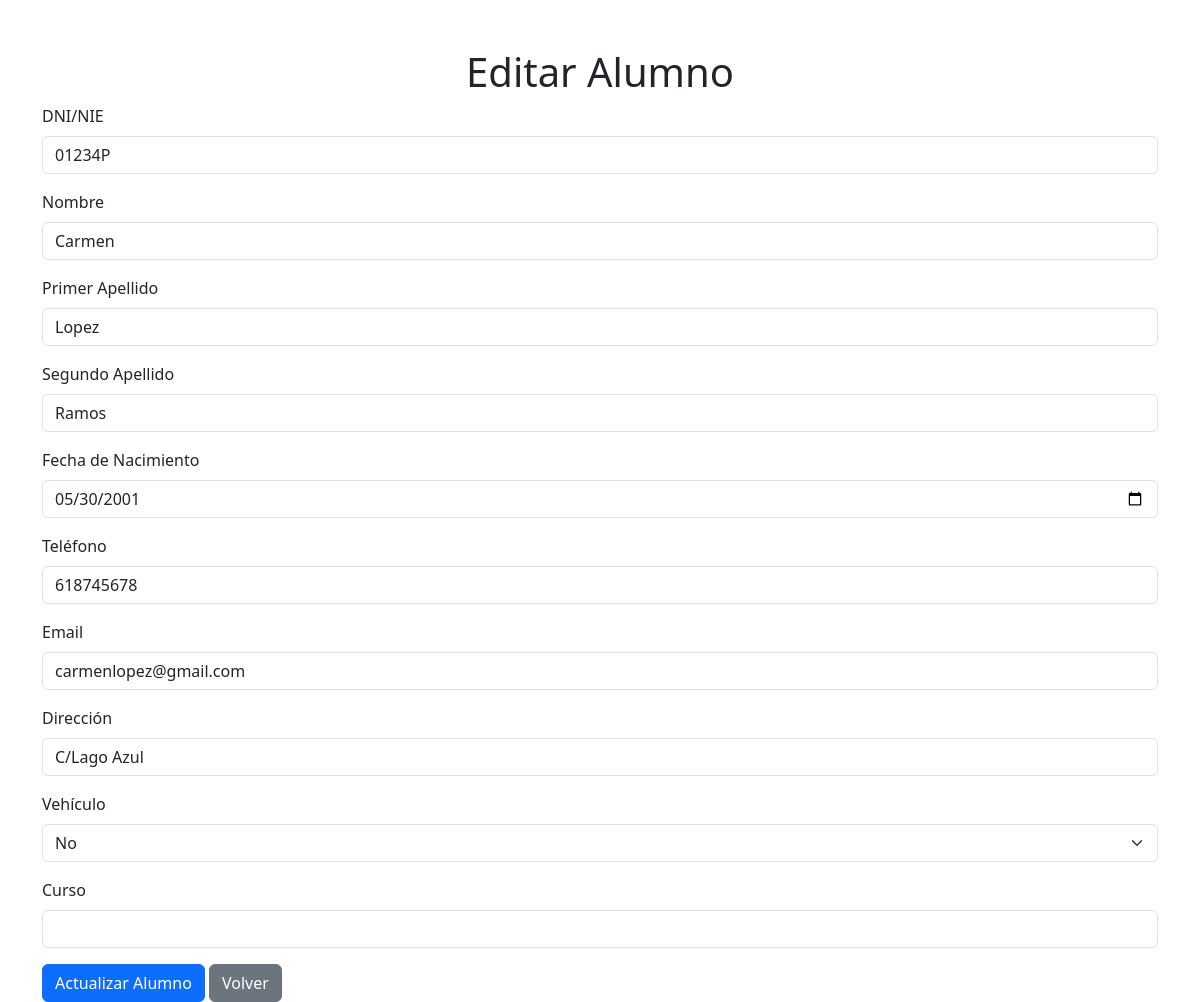
/code/gestionAlumno.php?dni_nie=01234P, run on the app's committed database.
### tables this page shows
CREATE TABLE alumnos (
	dni_nie char(9) PRIMARY KEY,
	nombre VARCHAR(100) not null,
	apellido1 VARCHAR(100) not null,
	apellido2 VARCHAR(100),
	fecha_nacimiento DATE,
	telefono VARCHAR(50),
	email VARCHAR(255),
	direccion VARCHAR(255),
	vehiculo ENUM('Si','No'),
	clase enum('2º DAM', '1º DAM', '2º SMR', '1º SMR'),
	dni_tutor CHAR(9),
	id_empresa int UNSIGNED,
	FOREIGN KEY (id_empresa) REFERENCES empresas(id),
	FOREIGN KEY (dni_tutor) REFERENCES profesores(dni_nie) ON DELETE SET NULL ON UPDATE CASCADE
);

### code/gestionAlumno.php (the view, shortened to what this page needs)
<?php
require 'conexion.php';
$editing = false;
$alumno = null;
if (isset($_GET['dni_nie'])) {
    $editing = true;
    $dni_nie = $_GET['dni_nie'];
    $query = "SELECT * FROM alumnos WHERE dni_nie = ?";
    $stmt = $mysqli->prepare($query);
    $stmt->bind_param("s", $dni_nie);
    $stmt->execute();
    $result = $stmt->get_result();
    $alumno = $result->fetch_assoc();
}
?>
<!DOCTYPE html>
<html lang="es">
<head>
    <link rel="stylesheet" href="https://cdn.jsdelivr.net/npm/bootstrap@5.3.0/dist/css/bootstrap.min.css">
</head>
<body>
    <div class="container mt-5">
        <h1 class="text-center"><?php echo $editing ? 'Editar' : 'Crear'; ?> Alumno</h1>
        <form method="POST" action="">
            <div class="mb-3">
                <label for="dni_nie" class="form-label">DNI/NIE</label>
                <input type="text" class="form-control" id="dni_nie" name="dni_nie" maxlength="9" value="<?php echo $editing ? htmlspecialchars($alumno['dni_nie']) : ''; ?>" required>
            </div>
            <div class="mb-3">
                <label for="nombre" class="form-label">Nombre</label>
                <input type="text" class="form-control" id="nombre" name="nombre" value="<?php echo $editing ? htmlspecialchars($alumno['nombre']) : ''; ?>" required>
            </div>
            <div class="mb-3">
                <label for="apellido1" class="form-label">Primer Apellido</label>
                <input type="text" class="form-control" id="apellido1" name="apellido1" value="<?php echo $editing ? htmlspecialchars($alumno['apellido1']) : ''; ?>" required>
            </div>
            <div class="mb-3">
                <label for="apellido2" class="form-label">Segundo Apellido</label>
                <input type="text" class="form-control" id="apellido2" name="apellido2" value="<?php echo $editing ? htmlspecialchars($alumno['apellido2']) : ''; ?>">
            </div>
            <div class="mb-3">
                <label for="fecha_nacimiento" class="form-label">Fecha de Nacimiento</label>
                <input type="date" class="form-control" id="fecha_nacimiento" name="fecha_nacimiento" value="<?php echo $editing ? htmlspecialchars($alumno['fecha_nacimiento']) : ''; ?>">
            </div>
            <div class="mb-3">
                <label for="telefono" class="form-label">Teléfono</label>
                <input type="tel" class="form-control" id="telefono" name="telefono" value="<?php echo $editing ? htmlspecialchars($alumno['telefono']) : ''; ?>">
            </div>
            <div class="mb-3">
                <label for="email" class="form-label">Email</label>
                <input type="email" class="form-control" id="email" name="email" value="<?php echo $editing ? htmlspecialchars($alumno['email']) : ''; ?>">
            </div>
            <div class="mb-3">
                <label for="direccion" class="form-label">Dirección</label>
                <input type="text" class="form-control" id="direccion" name="direccion" value="<?php echo $editing ? htmlspecialchars($alumno['direccion']) : ''; ?>">
            </div>
            <div class="mb-3">
                <label for="vehiculo" class="form-label">Vehículo</label>
                <select class="form-select" id="vehiculo" name="vehiculo">
                    <option value="No" <?php echo ($editing && $alumno['vehiculo'] == 'No') ? 'selected' : ''; ?>>No</option>
                </select>
            </div>
            <div class="mb-3">
                <label for="curso" class="form-label">Curso</label>
                <input type="text" class="form-control" id="curso" name="curso" value="<?php echo $editing ? htmlspecialchars($alumno['curso']) : ''; ?>">
            </div>
            <button type="submit" class="btn btn-primary"><?php echo $editing ? 'Actualizar' : 'Crear'; ?> Alumno</button>
            <a href="alumnos.php" class="btn btn-secondary">Volver</a>
        </form>
    </div>
</body>
</html>

### data on the page
alumnos: dni_nie "01234P", nombre "Carmen", apellido1 "Lopez", apellido2 "Ramos", fecha_nacimiento "05/30/2001", telefono "618745678", email "carmenlopez@gmail.com", direccion "C/Lago Azul", vehiculo "No"
